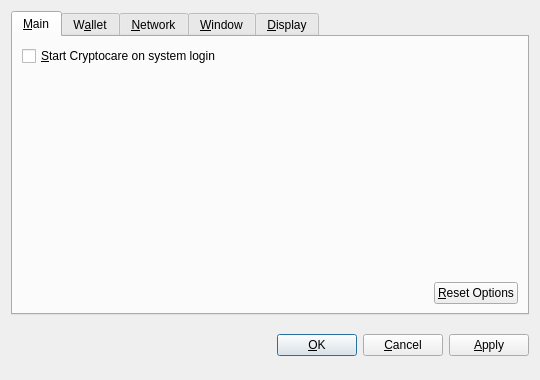
<?xml version="1.0" encoding="UTF-8"?>
<ui version="4.0">
 <class>OptionsDialog</class>
 <widget class="QDialog" name="OptionsDialog">
  <property name="geometry">
   <rect>
    <x>0</x>
    <y>0</y>
    <width>540</width>
    <height>380</height>
   </rect>
  </property>
  <property name="windowTitle">
   <string>Options</string>
  </property>
  <property name="modal">
   <bool>true</bool>
  </property>
  <layout class="QVBoxLayout" name="verticalLayout">
   <item>
    <widget class="QTabWidget" name="tabWidget">
     <property name="tabPosition">
      <enum>QTabWidget::North</enum>
     </property>
     <property name="currentIndex">
      <number>0</number>
     </property>
     <widget class="QWidget" name="tabMain">
      <attribute name="title">
       <string>&amp;Main</string>
      </attribute>
      <layout class="QVBoxLayout" name="verticalLayout_Main">
       <item>
        <widget class="QCheckBox" name="bitcoinAtStartup">
         <property name="toolTip">
          <string>Automatically start Cryptocare after logging in to the system.</string>
         </property>
         <property name="text">
          <string>&amp;Start Cryptocare on system login</string>
         </property>
        </widget>
       </item>
       <item>
        <spacer name="verticalSpacer_Main">
         <property name="orientation">
          <enum>Qt::Vertical</enum>
         </property>
         <property name="sizeHint" stdset="0">
          <size>
           <width>20</width>
           <height>40</height>
          </size>
         </property>
        </spacer>
       </item>
       <item>
        <layout class="QHBoxLayout" name="horizontalLayout_2_Main">
         <item>
          <spacer name="horizontalSpacer_2_Main">
           <property name="orientation">
            <enum>Qt::Horizontal</enum>
           </property>
           <property name="sizeHint" stdset="0">
            <size>
             <width>40</width>
             <height>20</height>
            </size>
           </property>
          </spacer>
         </item>
         <item>
          <widget class="QPushButton" name="resetButton">
           <property name="toolTip">
            <string>Reset all client options to default.</string>
           </property>
           <property name="text">
            <string>&amp;Reset Options</string>
           </property>
           <property name="autoDefault">
            <bool>false</bool>
           </property>
          </widget>
         </item>
        </layout>
       </item>
      </layout>
     </widget>
     <widget class="QWidget" name="tabWallet">
      <attribute name="title">
       <string>W&amp;allet</string>
      </attribute>
      <layout class="QVBoxLayout" name="verticalLayout_Network">
       <item>
        <widget class="QLabel" name="transactionFeeInfoLabel">
         <property name="text">
          <string>Optional transaction fee per kB that helps make sure your transactions are processed quickly. Most transactions are 1 kB.</string>
         </property>
         <property name="textFormat">
          <enum>Qt::PlainText</enum>
         </property>
         <property name="wordWrap">
          <bool>true</bool>
         </property>
        </widget>
       </item>
       <item>
        <layout class="QHBoxLayout" name="horizontalLayout_1_Main">
         <item>
          <widget class="QLabel" name="transactionFeeLabel">
           <property name="text">
            <string>Pay transaction &amp;fee</string>
           </property>
           <property name="textFormat">
            <enum>Qt::PlainText</enum>
           </property>
           <property name="buddy">
            <cstring>transactionFee</cstring>
           </property>
          </widget>
         </item>
         <item>
          <widget class="BitcoinAmountField" name="transactionFee"/>
         </item>
         <item>
          <spacer name="horizontalSpacer_1_Main">
           <property name="orientation">
            <enum>Qt::Horizontal</enum>
           </property>
           <property name="sizeHint" stdset="0">
            <size>
             <width>40</width>
             <height>20</height>
            </size>
           </property>
          </spacer>
         </item>
        </layout>
       </item>
       <item>
        <widget class="QLabel" name="label">
         <property name="text">
          <string>If you disable the spending of unconfirmed change, the change from a transaction cannot be used until that transaction has at least one confirmation. This also affects how your balance is computed.</string>
         </property>
         <property name="wordWrap">
          <bool>true</bool>
         </property>
        </widget>
       </item>
       <item>
        <widget class="QCheckBox" name="spendZeroConfChange">
         <property name="text">
          <string>Spend unconfirmed change  (experts only)</string>
         </property>
        </widget>
       </item>
       <item>
        <spacer name="verticalSpacer">
         <property name="orientation">
          <enum>Qt::Vertical</enum>
         </property>
         <property name="sizeHint" stdset="0">
          <size>
           <width>20</width>
           <height>40</height>
          </size>
         </property>
        </spacer>
       </item>
      </layout>
     </widget>
     <widget class="QWidget" name="tabNetwork">
      <attribute name="title">
       <string>&amp;Network</string>
      </attribute>
      <layout class="QVBoxLayout" name="verticalLayout_Network">
       <item>
        <widget class="QCheckBox" name="mapPortUpnp">
         <property name="toolTip">
          <string>Automatically open the Cryptocare client port on the router. This only works when your router supports UPnP and it is enabled.</string>
         </property>
         <property name="text">
          <string>Map port using &amp;UPnP</string>
         </property>
        </widget>
       </item>
       <item>
        <widget class="QCheckBox" name="connectSocks">
         <property name="toolTip">
          <string>Connect to the Cryptocare network through a SOCKS proxy (e.g. when connecting through Tor).</string>
         </property>
         <property name="text">
          <string>&amp;Connect through SOCKS proxy:</string>
         </property>
        </widget>
       </item>
       <item>
        <layout class="QHBoxLayout" name="horizontalLayout_Network">
         <item>
          <widget class="QLabel" name="proxyIpLabel">
           <property name="text">
            <string>Proxy &amp;IP:</string>
           </property>
           <property name="textFormat">
            <enum>Qt::PlainText</enum>
           </property>
           <property name="buddy">
            <cstring>proxyIp</cstring>
           </property>
          </widget>
         </item>
         <item>
          <widget class="QValidatedLineEdit" name="proxyIp">
           <property name="maximumSize">
            <size>
             <width>140</width>
             <height>16777215</height>
            </size>
           </property>
           <property name="toolTip">
            <string>IP address of the proxy (e.g. 127.0.0.1)</string>
           </property>
          </widget>
         </item>
         <item>
          <widget class="QLabel" name="proxyPortLabel">
           <property name="text">
            <string>&amp;Port:</string>
           </property>
           <property name="textFormat">
            <enum>Qt::PlainText</enum>
           </property>
           <property name="buddy">
            <cstring>proxyPort</cstring>
           </property>
          </widget>
         </item>
         <item>
          <widget class="QLineEdit" name="proxyPort">
           <property name="maximumSize">
            <size>
             <width>55</width>
             <height>16777215</height>
            </size>
           </property>
           <property name="toolTip">
            <string>Port of the proxy (e.g. 9050)</string>
           </property>
          </widget>
         </item>
         <item>
          <widget class="QLabel" name="socksVersionLabel">
           <property name="text">
            <string>SOCKS &amp;Version:</string>
           </property>
           <property name="textFormat">
            <enum>Qt::PlainText</enum>
           </property>
           <property name="buddy">
            <cstring>socksVersion</cstring>
           </property>
          </widget>
         </item>
         <item>
          <widget class="QValueComboBox" name="socksVersion">
           <property name="toolTip">
            <string>SOCKS version of the proxy (e.g. 5)</string>
           </property>
          </widget>
         </item>
         <item>
          <spacer name="horizontalSpacer_Network">
           <property name="orientation">
            <enum>Qt::Horizontal</enum>
           </property>
           <property name="sizeHint" stdset="0">
            <size>
             <width>40</width>
             <height>20</height>
            </size>
           </property>
          </spacer>
         </item>
        </layout>
       </item>
       <item>
        <spacer name="verticalSpacer_Network">
         <property name="orientation">
          <enum>Qt::Vertical</enum>
         </property>
         <property name="sizeHint" stdset="0">
          <size>
           <width>20</width>
           <height>40</height>
          </size>
         </property>
        </spacer>
       </item>
      </layout>
     </widget>
     <widget class="QWidget" name="tabWindow">
      <attribute name="title">
       <string>&amp;Window</string>
      </attribute>
      <layout class="QVBoxLayout" name="verticalLayout_Window">
       <item>
        <widget class="QCheckBox" name="minimizeToTray">
         <property name="toolTip">
          <string>Show only a tray icon after minimizing the window.</string>
         </property>
         <property name="text">
          <string>&amp;Minimize to the tray instead of the taskbar</string>
         </property>
        </widget>
       </item>
       <item>
        <widget class="QCheckBox" name="minimizeOnClose">
         <property name="toolTip">
          <string>Minimize instead of exit the application when the window is closed. When this option is enabled, the application will be closed only after selecting Quit in the menu.</string>
         </property>
         <property name="text">
          <string>M&amp;inimize on close</string>
         </property>
        </widget>
       </item>
       <item>
        <spacer name="verticalSpacer_Window">
         <property name="orientation">
          <enum>Qt::Vertical</enum>
         </property>
         <property name="sizeHint" stdset="0">
          <size>
           <width>20</width>
           <height>40</height>
          </size>
         </property>
        </spacer>
       </item>
      </layout>
     </widget>
     <widget class="QWidget" name="tabDisplay">
      <attribute name="title">
       <string>&amp;Display</string>
      </attribute>
      <layout class="QVBoxLayout" name="verticalLayout_Display">
       <item>
        <layout class="QHBoxLayout" name="horizontalLayout_1_Display">
         <item>
          <widget class="QLabel" name="langLabel">
           <property name="text">
            <string>User Interface &amp;language:</string>
           </property>
           <property name="textFormat">
            <enum>Qt::PlainText</enum>
           </property>
           <property name="buddy">
            <cstring>lang</cstring>
           </property>
          </widget>
         </item>
         <item>
          <widget class="QValueComboBox" name="lang">
           <property name="toolTip">
            <string>The user interface language can be set here. This setting will take effect after restarting Cryptocare.</string>
           </property>
          </widget>
         </item>
        </layout>
       </item>
       <item>
        <layout class="QHBoxLayout" name="horizontalLayout_2_Display">
         <item>
          <widget class="QLabel" name="unitLabel">
           <property name="text">
            <string>&amp;Unit to show amounts in:</string>
           </property>
           <property name="textFormat">
            <enum>Qt::PlainText</enum>
           </property>
           <property name="buddy">
            <cstring>unit</cstring>
           </property>
          </widget>
         </item>
         <item>
          <widget class="QValueComboBox" name="unit">
           <property name="toolTip">
            <string>Choose the default subdivision unit to show in the interface and when sending coins.</string>
           </property>
          </widget>
         </item>
        </layout>
       </item>
       <item>
        <widget class="QCheckBox" name="displayAddresses">
         <property name="toolTip">
          <string>Whether to show Cryptocare addresses in the transaction list or not.</string>
         </property>
         <property name="text">
          <string>&amp;Display addresses in transaction list</string>
         </property>
        </widget>
       </item>
       <item>
        <widget class="QCheckBox" name="coinControlFeatures">
         <property name="toolTip">
          <string>Whether to show coin control features or not.</string>
         </property>
         <property name="text">
          <string>Display coin &amp;control features (experts only!)</string>
         </property>
        </widget>
       </item>
       <item>
        <spacer name="verticalSpacer_Display">
         <property name="orientation">
          <enum>Qt::Vertical</enum>
         </property>
         <property name="sizeHint" stdset="0">
          <size>
           <width>20</width>
           <height>40</height>
          </size>
         </property>
        </spacer>
       </item>
      </layout>
     </widget>
    </widget>
   </item>
   <item>
    <layout class="QHBoxLayout" name="horizontalLayout_Buttons">
     <item>
      <spacer name="horizontalSpacer_1">
       <property name="orientation">
        <enum>Qt::Horizontal</enum>
       </property>
       <property name="sizeHint" stdset="0">
        <size>
         <width>40</width>
         <height>48</height>
        </size>
       </property>
      </spacer>
     </item>
     <item>
      <widget class="QLabel" name="statusLabel">
       <property name="font">
        <font>
         <weight>75</weight>
         <bold>true</bold>
        </font>
       </property>
       <property name="text">
        <string/>
       </property>
       <property name="textFormat">
        <enum>Qt::PlainText</enum>
       </property>
       <property name="wordWrap">
        <bool>true</bool>
       </property>
      </widget>
     </item>
     <item>
      <spacer name="horizontalSpacer_2">
       <property name="orientation">
        <enum>Qt::Horizontal</enum>
       </property>
       <property name="sizeHint" stdset="0">
        <size>
         <width>40</width>
         <height>48</height>
        </size>
       </property>
      </spacer>
     </item>
     <item>
      <widget class="QPushButton" name="okButton">
       <property name="text">
        <string>&amp;OK</string>
       </property>
      </widget>
     </item>
     <item>
      <widget class="QPushButton" name="cancelButton">
       <property name="text">
        <string>&amp;Cancel</string>
       </property>
       <property name="autoDefault">
        <bool>false</bool>
       </property>
      </widget>
     </item>
     <item>
      <widget class="QPushButton" name="applyButton">
       <property name="text">
        <string>&amp;Apply</string>
       </property>
       <property name="autoDefault">
        <bool>false</bool>
       </property>
      </widget>
     </item>
    </layout>
   </item>
  </layout>
 </widget>
 <customwidgets>
  <customwidget>
   <class>BitcoinAmountField</class>
   <extends>QSpinBox</extends>
   <header>bitcoinamountfield.h</header>
  </customwidget>
  <customwidget>
   <class>QValueComboBox</class>
   <extends>QComboBox</extends>
   <header>qvaluecombobox.h</header>
  </customwidget>
  <customwidget>
   <class>QValidatedLineEdit</class>
   <extends>QLineEdit</extends>
   <header>qvalidatedlineedit.h</header>
  </customwidget>
 </customwidgets>
 <resources/>
 <connections/>
</ui>
